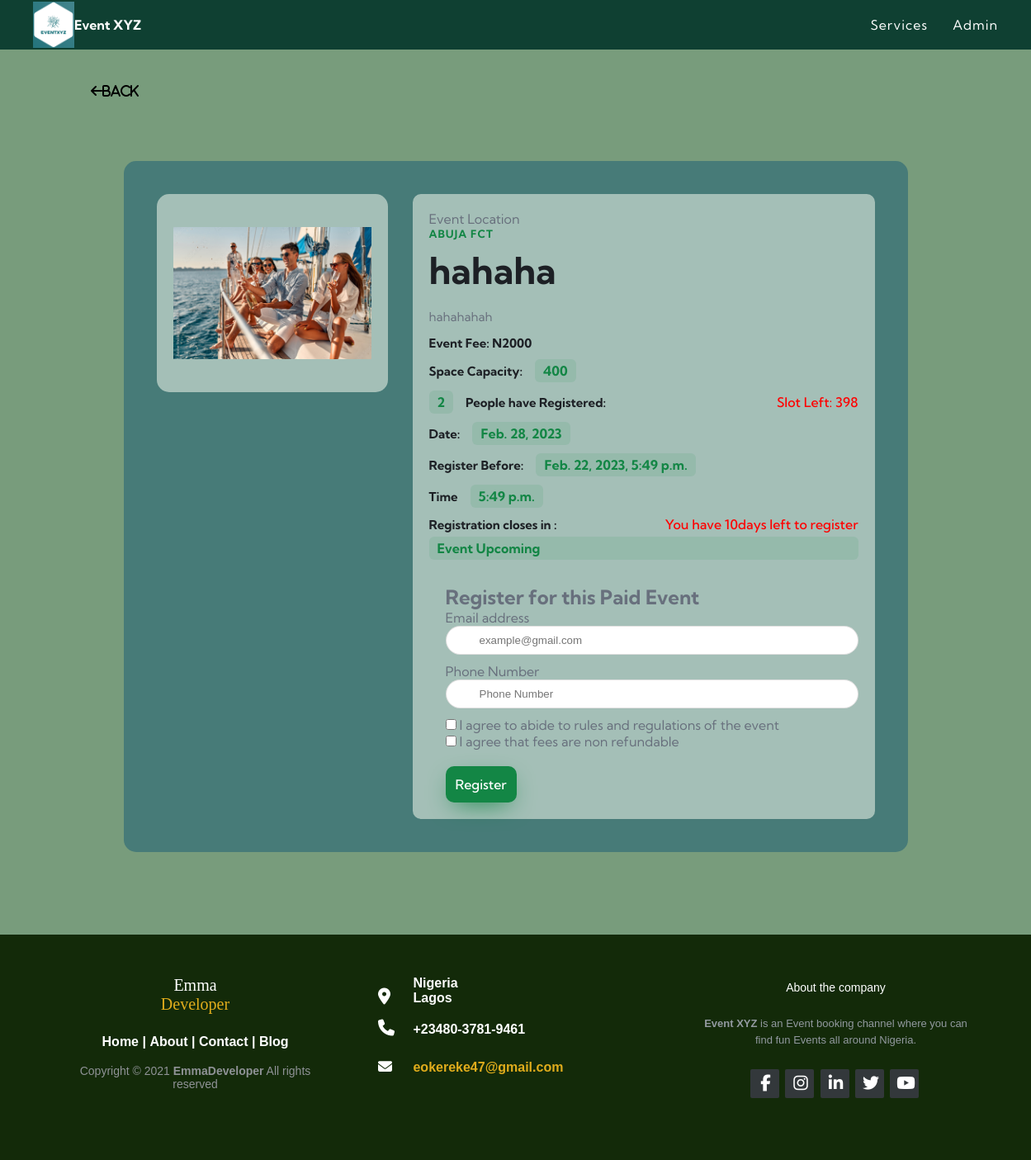
Page /free-details-url/42/ on the committed database.
### AdminSection/models.py (models this page shows, shortened)
class Event(models.Model):
    event_name = models.CharField(max_length=100)
    location = models.CharField(max_length=100)
    price = models.CharField(max_length=100, blank=True, null=True,)
    space_capacity = models.IntegerField(blank=True, null=True,)
    description = models.TextField(max_length=5000, blank=True, null=True,)
    event_date = models.DateField(null=True, blank=True)
    event_time = models.TimeField(null=True, blank=True)
    event_end_date = models.DateTimeField(null=True, blank=True)
    bookings = models.IntegerField(default=0)
    slot_left = models.IntegerField(default=0)
    header_images = models.ImageField(null=True, blank=True, upload_to="images/")
    is_cancelled = models.BooleanField(default=False)
    def expired_reg(self):
        mydate = timezone.now()
        if mydate > self.event_end_date:
            return True
    def expired_event(self):
        mydate = timezone.now().date()
        if mydate > self.event_date:
            return True
    def bookDate(self):
        d0 = datetime.now().date()
        d1 = self.event_end_date.date()
        print(d1)
        d2 = d1 - d0
        delta = d2.days
        if delta == 1:
            me = str(delta)
            return "You have " + me + " day left to register"
        elif delta > 0:
            me = str(delta)
            return "You have " + me + "days left to register"
        else:
            return "No more registration"

### UserSection/views.py (the view)
# urls.py: path("free-details-url/<int:pk>/", EventDetailsView2.as_view(), name="free_event_details_page"),
class EventDetailsView2(DetailView):
    queryset = Event.objects.all()
    template_name = "EventDetails2.html"

### UserSection/templates/EventDetails2.html (shortened to what this page needs)
{% extends 'Details.html' %}
{%block details%}
<section class="section product" aria-label="product">
    <div class="container">
      <div class="product-slides">
            <div class="slider-banner" data-slider>
              <div class="product-banner">
                <img src = "{{event.header_images.url}}" width=400 height = 400 >
              </div>
            </div>
      </div>
      <div class="product-content">
        <div class="pcontent">
          <p>Event Location <span class="product-subtitle">{{event.location}}</span></p>
          <h1 class="h1 product-title">{{event.event_name}}  </h1>
          <p class="product-text">
            {{event.description}}
          </p>
        {%if event.price%}
        <div class="wrapper">
          <span class="price" data-total-price>Event Fee: N{{event.price}}</span>
        </div>
        {%endif%}
        {%if event.space_capacity%}
        <div class="wrapper">
          <span class="price" data-total-price>Space Capacity: </span>
          <span class="badge">{{event.space_capacity}}</span>
        </div>
        {%endif%}
        <div class="wrapper">
          {%if event.space_capacity%}
            {%if event.bookings == 0%}
            <span class="badge">{{event.bookings}}</span>
            <span class="price" data-total-price>Nobody has Registered: </span>
            {%elif event.bookings == 1%}
            <span class="badge">{{event.bookings}}</span>
            <span class="price" data-total-price>Person have Registered: </span>
            {%else%}
          <span class="badge">{{event.bookings}}</span>
          <span class="price" data-total-price>People have Registered: </span>
          {%endif%}
          <span class="del" style="color:red">Slot Left: {{event.slot_left}}</span>
          {%endif%}
        </div>
        <div class="wrapper">
          <span class="price" data-total-price>Date: </span>
          <span class="badge">{{event.event_date}}</span>
        </div>
        <div class="wrapper">
          <span class="price" data-total-price>Register Before: </span>
          <span class="badge">{{event.event_end_date}}</span>
        </div>
        <div class="wrapper">
          <span class="price" data-total-price> Time </span>
          <span class="badge">{{event.event_time}} </span>
        </div>
        {%if event.event_end_date%}
          {%if event.slot_left != 0%}
            <div class="wrapper">
              <span class="price" data-total-price>Registration closes in : </span>
              <span class="del" style="color:red">{{event.bookDate}} </span>
            </div>
            {%else%}
            <span class="price" data-total-price> </span>
          {%endif%}
        {%endif%}
        {%if event.expired_event%}
          <span style= "color:red"> EVENT HAS EXPIRED </span>
        {%else%}
            <span class="badge"> Event Upcoming</span>
        {%endif%}
        {%if not event.price%}
              <form action="{% url 'register_free' event.pk %}" method="post" class="myform">
                {% csrf_token %}
                  {%if not event.expired_event%}
                      {%if not event.expired_reg%}
                            <h2>Register for this Free Events</h2>
                            <div class="">
                                <label class="">Email address</label>
                                <input type="email" class="input" id="" aria-describedby="emailHelp" required onkeyup="this.setAttribute('value', this.value);" name="email"  placeholder="example@gmail.com" value="">
                            </div>
                            <div class="">
                                <label class="">Phone Number</label>
                                <input type="number" class="input" id="" required onkeyup="this.setAttribute('value', this.value);" name="phone" placeholder="Phone Number" value="">
                            </div>
                            <div class="">
                                <input type="checkbox" name="poll" id="exampleRadios1" value="option1" required>
                                <label class="form-check-label" for="exampleRadios1">I have Read Terms and Conditions</label>
                            </div>
                            <div class="">
                                <input type="checkbox" name="event_id" id="exampleRadios12" value="option2" required>
                                <label class="form-check-label" for="exampleRadios1">I agree to abide to rules and regulations of the event</label>
                            </div>
                            <div>
                            <button type = "submit" class="cart-btn">
                                <span class="span">Register</span>
                            </button>
                            </div>
                          {%else%}
                          <h2>Registeration has ended</h2>
                          {%endif%}
                  {%endif%}
              </form>
        {%else%}
              <form action="{% url 'vote' event.pk %}" method="post" class="myform">
                  {%if not event.expired_reg%}
                      {%if event.slot_left != 0%}
                            <h2>Register for this Paid Event</h2>
                            <div class="">
                                <label class="">Email address</label>
                                <input type="email" class="input" id="" aria-describedby="emailHelp" required onkeyup="this.setAttribute('value', this.value);" name="email"  placeholder="example@gmail.com" value="">
                            </div>
                            <div class="">
                                <label class="">Phone Number</label>
                                <input type="number" class="input" id="" required onkeyup="this.setAttribute('value', this.value);" name="phone" placeholder="Phone Number" value="">
                            </div>
                            <div class="">
                                <input type="checkbox" name="poll" id="exampleRadios1" value="option1" required>
                                <label class="form-check-label" for="exampleRadios1">I agree to abide to rules and regulations of the event</label>
                            </div>
                            <div class="">
                                <input type="checkbox" name="event_id" id="exampleRadios12" value="option2" required>
                                <label class="form-check-label" for="exampleRadios1">I agree that fees are non refundable</label>
                            </div>
                            <div>
                            <button type = "submit" class="cart-btn">
                                <span class="span">Register</span>
                            </button>
                            </div>
                      {%else%}
                        <h2>Maximum Registration reached</h2>
                      {%endif%}
                  {%else%}
                  <h2>Registeration has ended</h2>
                  {%endif%}
              </form>
        {%endif%}
      </div>
      </div>
    </div>
</section>
  {%endblock%}

### rows in the picture
Event: header_images (picture), location "ABUJA FCT", event_name "hahaha", description "hahahahah", price "2000", space_capacity "400", bookings "2", slot_left "398", event_date "Feb. 28, 2023", event_end_date "Feb. 22, 2023, 5:49 p.m.", event_time "5:49 p.m.", bookDate "You have 10days left to register"
